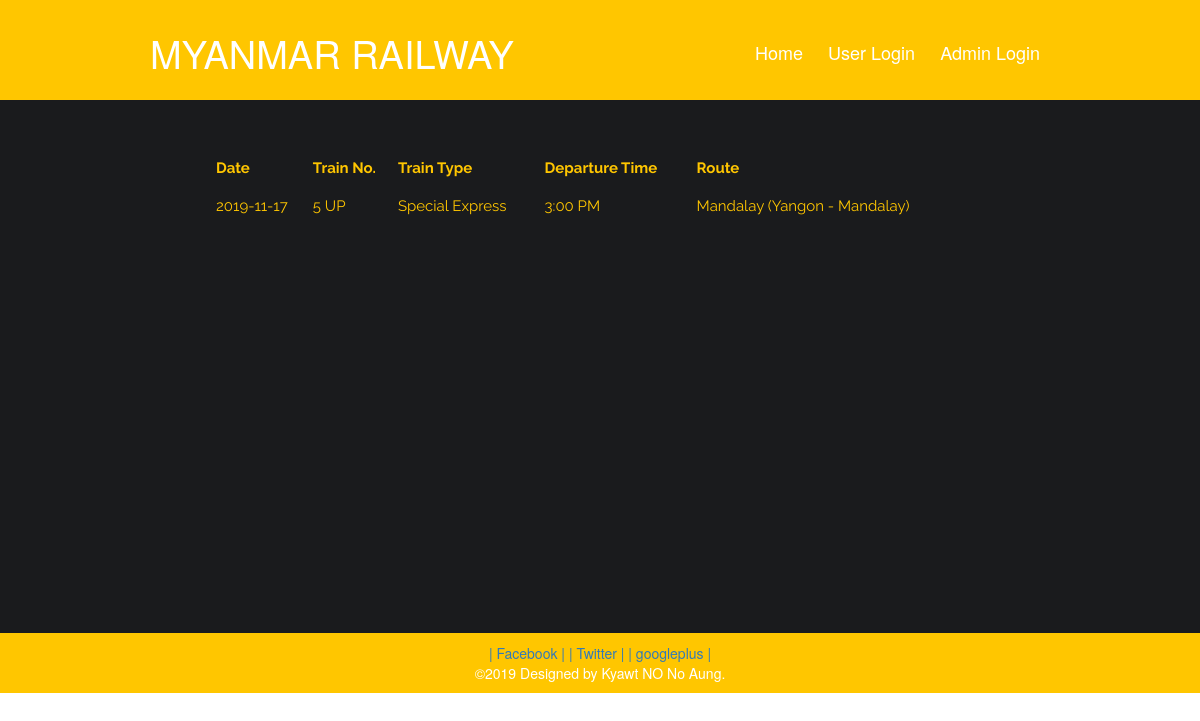
The app's page /home.php with its own data.
### tables this page shows
CREATE TABLE `ticket` (
  `TicketID` int(11) NOT NULL,
  `Date` varchar(30) NOT NULL,
  `TrainNo` varchar(30) NOT NULL,
  `TrainType` varchar(30) NOT NULL,
  `CoachNo` varchar(30) NOT NULL,
  `CoachType` varchar(30) NOT NULL,
  `SeatNo` varchar(30) NOT NULL,
  `DepartureTime` varchar(30) NOT NULL,
  `ArrivalStation` varchar(30) NOT NULL,
  `Route` varchar(30) NOT NULL,
  `Fare` int(11) NOT NULL,
  `Status` varchar(30) NOT NULL
);

### home.php (the view, shortened to what this page needs)
<!DOCTYPE html>
<html lang="en">
<head>
	<link type="text/css" rel="stylesheet" href="css/bootstrap.min.css" />
	<link type="text/css" rel="stylesheet" href="css/style.css" />
</head>
<body>
	<?php
		require_once("indexheader.php");
	?>
	<div id="booking" id="page">
		<div id="content">
			<div class="booking-form" style="padding: 0; height: 533px;">
					<div class="booking-bg"></div>
	<form action="#" method="POST" enctype="multipart/form-data" style="margin:0; padding:50px 0 0 0;">
		<table width="100%" height="75px" style="color:#ffc600; font-size:15px;">
			<tr>
				<th>Date</th>
				<th>Train No.</th>
				<th>Train Type</th>
				<th>Departure Time</th>
				<th>Route</th>
			</tr>
			<?php
				$query=mysql_query("SELECT * FROM ticket") or die ("Cann't Select");
				if(mysql_num_rows($query)>0)
				{
					while($result=mysql_fetch_array($query))
					{
						$date=$result['Date'];
						$tno=$result['TrainNo'];
						$ttype=$result['TrainType'];
						$dtime=$result['DepartureTime'];
						$route=$result['Route'];
					}
			?>
			<tr>
				<td><?php echo $date; ?></td>
				<td><?php echo $tno; ?></td>
				<td><?php echo $ttype; ?></td>
				<td><?php echo $dtime; ?></td>
				<td><?php echo $route; ?></td>
			</tr>
			<?php
				}
			?>
		</table>
	</form>
			</div>
		</div>
	</div>
	<?php
		require_once("footer.php");
	?>
</body>
</html>

### css/style.css (style rules this page uses)
#content { width: 100%; margin: 0; background: #1a1b1d; }
#booking { font-family: 'Raleway', sans-serif; }
.booking-form { max-width: 768px; width: 100%; margin: auto; background: #1a1b1d; }
.booking-form>.booking-bg { position: absolute; left: 0px; top: 0px; bottom: 0px; width: 310px; background-size: cover; background-position: center; }
.booking-form>form { margin-left: 100px; margin-right: 100px; padding: 44px; }

### records on screen
ticket: Date "2019-11-17", TrainNo "5 UP", TrainType "Special Express", DepartureTime "3:00 PM", Route "Mandalay (Yangon - Mandalay)"
